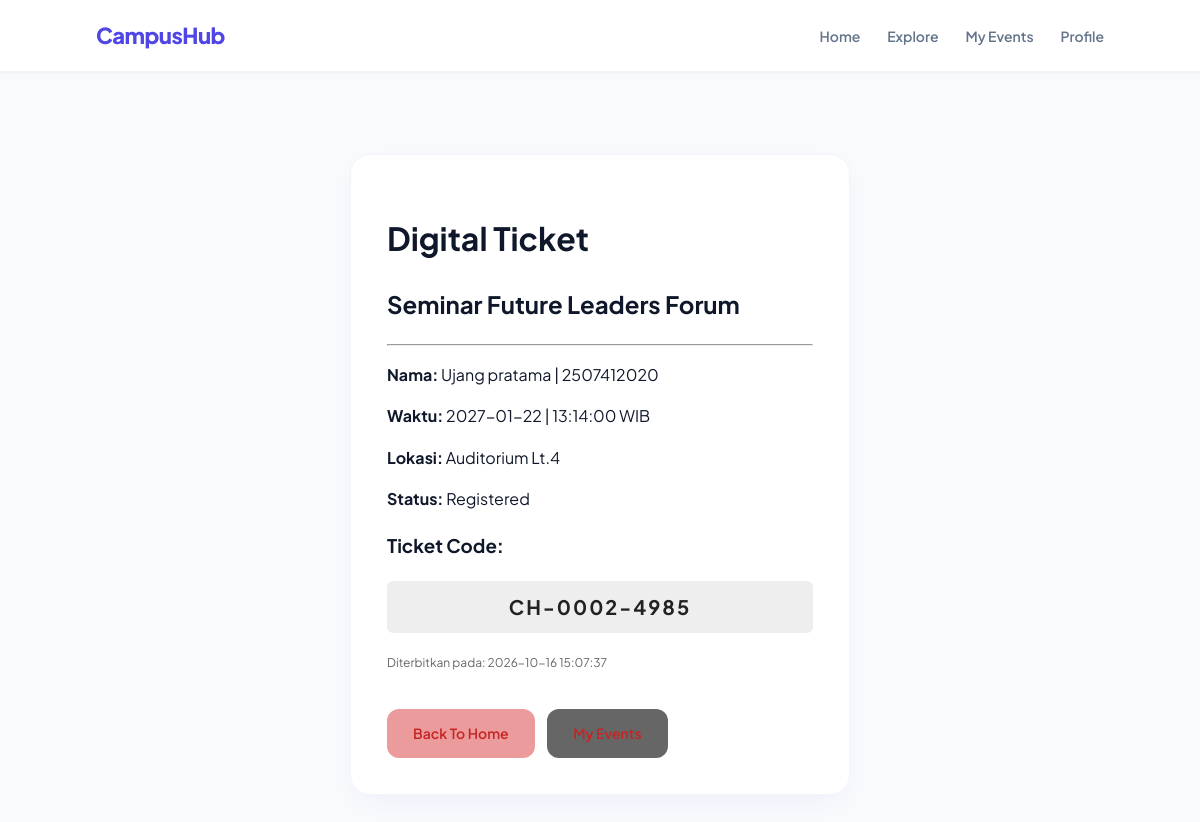
/halaman/tiket.php?id=3 (signed in), run on the app's committed database.
### tables this page shows
CREATE TABLE `registration` (
  `registrationId` int NOT NULL,
  `userId` int NOT NULL,
  `eventId` int NOT NULL,
  `registrationDate` date NOT NULL,
  `status` varchar(30) DEFAULT NULL,
  `attendanceStatus` varchar(30) DEFAULT NULL,
  `ticketId` int DEFAULT NULL,
  `ticketCode` varchar(50) DEFAULT NULL,
  `issuedAt` datetime DEFAULT NULL
);

CREATE TABLE `event` (
  `eventId` int NOT NULL,
  `title` varchar(150) NOT NULL,
  `description` text,
  `organizer` varchar(100) DEFAULT NULL,
  `categoryId` int DEFAULT NULL,
  `eventDate` date NOT NULL,
  `startTime` time NOT NULL,
  `location` varchar(200) DEFAULT NULL,
  `capacity` int DEFAULT NULL
);

CREATE TABLE `user` (
  `userId` int NOT NULL,
  `fullName` varchar(100) NOT NULL,
  `email` varchar(100) NOT NULL,
  `studentId` varchar(30) DEFAULT NULL,
  `password` varchar(255) NOT NULL
);

### halaman/tiket.php (the view, shortened to what this page needs)
<?php
include "../koneksi/koneksi.php";
$reg_id = $_GET['id'] ?? 0;
$reg_id = (int)$reg_id;
$query = mysqli_query($koneksi, "
    SELECT registration.*, event.title, event.eventDate, event.startTime, event.location, user.fullName, user.studentId
    FROM registration
    JOIN event ON registration.eventId = event.eventId
    JOIN user ON registration.userId = user.userId
    WHERE registration.registrationId = $reg_id
");
$ticket = mysqli_fetch_assoc($query);
?>
<!DOCTYPE html>
<html lang="id">
<head>
    <link rel="stylesheet" href="../style/style.css">
</head>
<body>
    <div class="navbar">
        <div class="logo">CampusHub</div>
        <div>
            <a href="dashboard.php">Home</a>
            <a href="explore.php">Explore</a>
            <a href="myevents.php">My Events</a>
            <a href="profile.php">Profile</a>
        </div>
    </div>
    <div class="container">
        <div class="card" style="max-width:500px; margin:50px auto;">
            <h1>Digital Ticket</h1>
            <h2><?= htmlspecialchars($ticket['title']) ?></h2>
            <hr>
            <p><strong>Nama:</strong> <?= htmlspecialchars($ticket['fullName']) ?> | <?= htmlspecialchars($ticket['studentId']) ?></p>
            <p><strong>Waktu:</strong> <?= htmlspecialchars($ticket['eventDate']) ?> | <?= htmlspecialchars($ticket['startTime']) ?> WIB</p>
            <p><strong>Lokasi:</strong> <?= htmlspecialchars($ticket['location']) ?></p>
            <p><strong>Status:</strong> <?= htmlspecialchars($ticket['status']) ?></p>
            <h3>Ticket Code:</h3>
            <p style="font-size: 20px; font-weight: bold; letter-spacing: 2px; color: #222; background: #eee; padding: 10px; border-radius: 6px; text-align: center;">
                <?= htmlspecialchars($ticket['ticketCode']) ?>
            </p>
            <p style="font-size: 12px; color: #666;">Diterbitkan pada: <?= htmlspecialchars($ticket['issuedAt']) ?></p>
            <br>
            <a class="btn" href="dashboard.php">Back To Home</a>
            <a class="btn" href="myevents.php" style="background: #666; margin-left: 10px;">My Events</a>
        </div>
    </div>
</body>
</html>

### style/style.css (style rules this page uses)
* { box-sizing: border-box; }
body { margin: 0; font-family: 'Plus Jakarta Sans', sans-serif; background-color: #f8fafc; color: #0f172a; line-height: 1.6; }
.container { width: 90%; max-width: 920px; margin: auto; padding: 32px 0; }
.navbar { background: #ffffff; padding: 18px 8%; display: flex; justify-content: space-between; align-items: center; box-shadow: 0 1px 3px 0 rgba(0, 0, 0, 0.05); border-bottom: 1px solid #f1f5f9; }
.logo { font-size: 22px; font-weight: 800; color: #4f46e5; letter-spacing: -0.5px; }
.navbar a { text-decoration: none; margin-left: 24px; color: #64748b; font-weight: 600; font-size: 14px; transition: color 0.2s ease; }
.card, .login, .auth-card { background: #ffffff; padding: 36px; margin: 24px auto; border-radius: 20px; box-shadow: 0 10px 30px -10px rgba(79, 70, 229, 0.08); border: 1px solid #f1f5f9; }
button, .btn { display: inline-block; padding: 13px 26px; border: none; border-radius: 12px; background: #eb9b9b; color: #c72424; cursor: pointer; text-decoration: none; font-size: 14px; font-weight: 600; font-family: inherit; text-align: center; transition: all 0.2s ease; }

### data on the page
registration: eventId.title "Seminar Future Leaders Forum", userId.fullName "Ujang pratama", userId.studentId "2507412020", eventId.eventDate "2027-01-22", eventId.startTime "13:14:00", eventId.location "Auditorium Lt.4", status "Registered", ticketCode "CH-0002-4985", issuedAt "2026-10-16 15:07:37"
